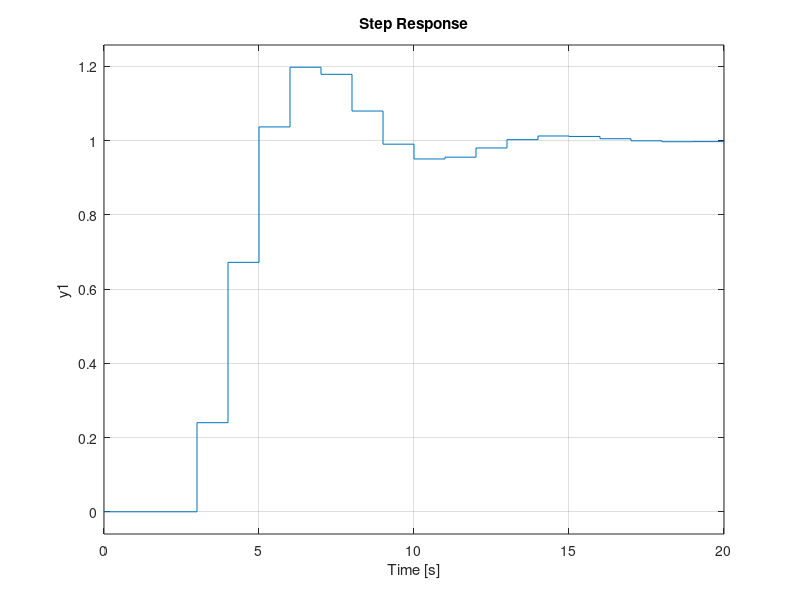

Write MATLAB code to recreate this figure.
% Control por VARIABLES DE ESTADO
% Realimentación de Estados + Referencia
% Tiempo Discreto

clc
clear all
close all

Ts = 1; %Periodo de Muestreo
B = [0 0 1 0.5];      %Numerador
A = [1 -1 0.01 0.12]; %Denominador
Gd = filt(B,A,Ts)

%% Espacio de estados
[Ad,Bd,Cd,Dd] = tf2ss(B,A)
% Ad = [0 1 0;
%       0 0 1;
%       -0.12 -0.01 1];
% Bd =[0;0;1];
% Cd=[0.5 1 0];
% Dd = 0;

%% Sistema aumentado: Planta + Controlador
Aa = [Ad Bd;zeros(1,length(Ad)) 0];
Ba = [zeros(length(Bd),1);1];
Ca = [Cd 0];
Da = [Dd 0];


sys_a =ss(Aa,Ba,Ca,0,Ts)

%% Controlabilidad
Co = [Ba Aa*Ba Aa^2*Ba Aa^3*Ba]
rank(Co)

%% Ecuación característica del Sistema
E_Ca=poly(eig(sys_a));

%% Realimentación de Estados
% Polos deseados sin integrador
Ed = [0.5+i*0.5;0.5-i*0.5;0.1;0.2];
% Ed = [0;0;0;0];
Ps = poly(Ed);

%% Ganancia k_bar 
k_bar=Ps(2:end)-E_Ca(2:end);

%% Transformación de Similitud
Ci = toeplitz(E_Ca(1:end-1));
Ci = triu(Ci);
Q=(Co*Ci)^(-1)

%% Ganancia de Realimentación de Estados
k = k_bar*Q
% k = place(Aa,Ba,Ed)
% k = acker(Aa,Ba,Ed)

%% Ganancias del controlador
Km = [Ad-eye(length(Ad)) Bd;
      Cd*Ad              Cd*Bd];
In = [zeros(1,length(k)-1) 1];
K = (k+In)/Km;

K1 = K(1:end-1)
K2 = K(end)

%% Lazo cerrado
% Af= [Ad                 Bd;
%      K1-K1*Ad-K2*Cd*Ad  1-K1*Bd-K2*Cd*Bd];
% Bf = [zeros(length(Bd),1);K2];
% Cf = Ca;
Af= [Ad-Bd*K1         Bd*K2;
     -Cd*Ad+Cd*Bd*K1  1-Cd*Bd*K2];
Bf = [zeros(length(Bd),1);1];
Cf = Ca;

sys_f=ss(Af,Bf,Cf,0,Ts)

figure
step(tf(sys_f))